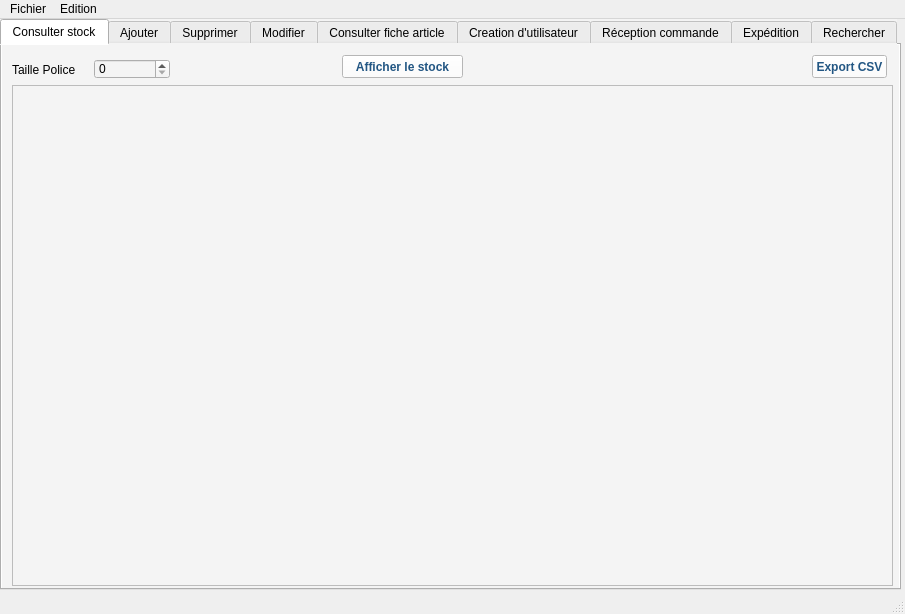
<?xml version="1.0" encoding="UTF-8"?>
<ui version="4.0">
 <class>MainWindow</class>
 <widget class="QMainWindow" name="MainWindow">
  <property name="geometry">
   <rect>
    <x>0</x>
    <y>0</y>
    <width>905</width>
    <height>614</height>
   </rect>
  </property>
  <property name="windowTitle">
   <string>WareHouseManager</string>
  </property>
  <widget class="QWidget" name="centralWidget">
   <widget class="QTabWidget" name="tabWidget">
    <property name="geometry">
     <rect>
      <x>0</x>
      <y>0</y>
      <width>901</width>
      <height>571</height>
     </rect>
    </property>
    <property name="toolTip">
     <string/>
    </property>
    <property name="styleSheet">
     <string notr="true">background-color: rgb(244, 244, 244);</string>
    </property>
    <property name="currentIndex">
     <number>0</number>
    </property>
    <widget class="QWidget" name="tabConsulter">
     <property name="toolTip">
      <string>&lt;html&gt;&lt;head/&gt;&lt;body&gt;&lt;p&gt;&lt;br/&gt;&lt;/p&gt;&lt;/body&gt;&lt;/html&gt;</string>
     </property>
     <attribute name="title">
      <string>Consulter stock</string>
     </attribute>
     <widget class="QPushButton" name="ButonAfficheStockComplet">
      <property name="geometry">
       <rect>
        <x>340</x>
        <y>10</y>
        <width>121</width>
        <height>23</height>
       </rect>
      </property>
      <property name="font">
       <font>
        <weight>75</weight>
        <bold>true</bold>
       </font>
      </property>
      <property name="styleSheet">
       <string notr="true">color: rgb(34, 86, 131);
background-color: rgb(255, 255, 255);</string>
      </property>
      <property name="text">
       <string>Afficher le stock</string>
      </property>
     </widget>
     <widget class="QTableView" name="tableView">
      <property name="geometry">
       <rect>
        <x>10</x>
        <y>40</y>
        <width>881</width>
        <height>501</height>
       </rect>
      </property>
      <property name="styleSheet">
       <string notr="true"/>
      </property>
     </widget>
     <widget class="QPushButton" name="BoutonExportExcel">
      <property name="geometry">
       <rect>
        <x>810</x>
        <y>10</y>
        <width>75</width>
        <height>23</height>
       </rect>
      </property>
      <property name="font">
       <font>
        <weight>75</weight>
        <bold>true</bold>
       </font>
      </property>
      <property name="styleSheet">
       <string notr="true">color: rgb(34, 86, 131);
background-color: rgb(255, 255, 255);</string>
      </property>
      <property name="text">
       <string>Export CSV</string>
      </property>
     </widget>
     <widget class="QSpinBox" name="spinBoxTaillePolice">
      <property name="geometry">
       <rect>
        <x>92</x>
        <y>14</y>
        <width>76</width>
        <height>20</height>
       </rect>
      </property>
     </widget>
     <widget class="QLabel" name="labelTaillePoliceTableView">
      <property name="geometry">
       <rect>
        <x>10</x>
        <y>10</y>
        <width>76</width>
        <height>29</height>
       </rect>
      </property>
      <property name="text">
       <string>Taille Police</string>
      </property>
     </widget>
    </widget>
    <widget class="QWidget" name="tabAjouter">
     <attribute name="title">
      <string>Ajouter</string>
     </attribute>
     <widget class="QToolBox" name="toolBox">
      <property name="geometry">
       <rect>
        <x>10</x>
        <y>10</y>
        <width>881</width>
        <height>481</height>
       </rect>
      </property>
      <property name="styleSheet">
       <string notr="true"/>
      </property>
      <property name="currentIndex">
       <number>0</number>
      </property>
      <widget class="QWidget" name="ajoutArticle">
       <property name="geometry">
        <rect>
         <x>0</x>
         <y>0</y>
         <width>881</width>
         <height>400</height>
        </rect>
       </property>
       <attribute name="label">
        <string>Ajout Article</string>
       </attribute>
       <widget class="QGroupBox" name="groupBox">
        <property name="geometry">
         <rect>
          <x>0</x>
          <y>0</y>
          <width>571</width>
          <height>261</height>
         </rect>
        </property>
        <property name="title">
         <string>Ajout Article</string>
        </property>
        <widget class="QWidget" name="verticalLayoutWidget_3">
         <property name="geometry">
          <rect>
           <x>50</x>
           <y>20</y>
           <width>511</width>
           <height>231</height>
          </rect>
         </property>
         <layout class="QVBoxLayout" name="verticalLayout_3">
          <item>
           <layout class="QGridLayout" name="gridLayout_5">
            <item row="0" column="1">
             <widget class="QLineEdit" name="lineEditAjoutCodeArticle">
              <property name="inputMask">
               <string/>
              </property>
              <property name="text">
               <string/>
              </property>
              <property name="placeholderText">
               <string>Article</string>
              </property>
             </widget>
            </item>
            <item row="2" column="1">
             <widget class="QLineEdit" name="lineEditAjoutPoidsArticle">
              <property name="inputMask">
               <string/>
              </property>
              <property name="text">
               <string/>
              </property>
              <property name="placeholderText">
               <string>Poids</string>
              </property>
             </widget>
            </item>
            <item row="1" column="1">
             <widget class="QLineEdit" name="lineEditAjoutDesignationArticle">
              <property name="placeholderText">
               <string>Libelle</string>
              </property>
             </widget>
            </item>
            <item row="2" column="0">
             <widget class="QLabel" name="labelAjouterPoidsArticle">
              <property name="text">
               <string>Poids</string>
              </property>
             </widget>
            </item>
            <item row="3" column="1">
             <widget class="QLineEdit" name="lineEditAjoutEmplacementArticle">
              <property name="placeholderText">
               <string>Emplacement</string>
              </property>
             </widget>
            </item>
            <item row="0" column="0">
             <widget class="QLabel" name="labelAjouterCodeArticle">
              <property name="text">
               <string>Code Article</string>
              </property>
             </widget>
            </item>
            <item row="1" column="0">
             <widget class="QLabel" name="labelAjouterDesignationArticle">
              <property name="text">
               <string>Libelle</string>
              </property>
             </widget>
            </item>
            <item row="4" column="1">
             <widget class="QComboBox" name="comboBoxDimensionEmballage">
              <property name="editable">
               <bool>false</bool>
              </property>
              <property name="modelColumn">
               <number>0</number>
              </property>
             </widget>
            </item>
            <item row="3" column="0">
             <widget class="QLabel" name="labelAjouterEmplacementArticle">
              <property name="text">
               <string>Emplacement</string>
              </property>
             </widget>
            </item>
            <item row="4" column="0">
             <widget class="QLabel" name="labelAjouterDimensionEmballage">
              <property name="text">
               <string>Dimension L * l * h</string>
              </property>
             </widget>
            </item>
           </layout>
          </item>
          <item>
           <widget class="QPushButton" name="boutonAjoutArticle">
            <property name="enabled">
             <bool>true</bool>
            </property>
            <property name="font">
             <font>
              <weight>75</weight>
              <bold>true</bold>
             </font>
            </property>
            <property name="mouseTracking">
             <bool>false</bool>
            </property>
            <property name="styleSheet">
             <string notr="true">color: rgb(34, 86, 131);
background-color: rgb(255, 255, 255);</string>
            </property>
            <property name="text">
             <string>Ajouter</string>
            </property>
           </widget>
          </item>
         </layout>
        </widget>
       </widget>
      </widget>
      <widget class="QWidget" name="ajoutEmballage">
       <property name="geometry">
        <rect>
         <x>0</x>
         <y>0</y>
         <width>100</width>
         <height>30</height>
        </rect>
       </property>
       <attribute name="label">
        <string>Ajout Emballage</string>
       </attribute>
       <widget class="QGroupBox" name="groupBox_6">
        <property name="geometry">
         <rect>
          <x>10</x>
          <y>10</y>
          <width>561</width>
          <height>241</height>
         </rect>
        </property>
        <property name="title">
         <string>Ajout Emballage</string>
        </property>
        <widget class="QWidget" name="verticalLayoutWidget_4">
         <property name="geometry">
          <rect>
           <x>40</x>
           <y>20</y>
           <width>511</width>
           <height>211</height>
          </rect>
         </property>
         <layout class="QVBoxLayout" name="verticalLayout_4">
          <item>
           <layout class="QGridLayout" name="gridLayout_4">
            <item row="0" column="0">
             <widget class="QLabel" name="labelTypeEmballage">
              <property name="text">
               <string>Type Emballage</string>
              </property>
             </widget>
            </item>
            <item row="3" column="1">
             <widget class="QComboBox" name="comboBoxLongueurEmballage">
              <item>
               <property name="text">
                <string>70</string>
               </property>
              </item>
              <item>
               <property name="text">
                <string>78</string>
               </property>
              </item>
              <item>
               <property name="text">
                <string>80</string>
               </property>
              </item>
             </widget>
            </item>
            <item row="2" column="1">
             <widget class="QComboBox" name="comboBoxLargeurEmballage">
              <item>
               <property name="text">
                <string>60</string>
               </property>
              </item>
              <item>
               <property name="text">
                <string>38</string>
               </property>
              </item>
              <item>
               <property name="text">
                <string>58</string>
               </property>
              </item>
             </widget>
            </item>
            <item row="1" column="1">
             <widget class="QComboBox" name="comboBoxHauteurEmballage">
              <item>
               <property name="text">
                <string>60</string>
               </property>
              </item>
              <item>
               <property name="text">
                <string>30</string>
               </property>
              </item>
              <item>
               <property name="text">
                <string>50</string>
               </property>
              </item>
             </widget>
            </item>
            <item row="2" column="0">
             <widget class="QLabel" name="labelLargeur">
              <property name="text">
               <string>Largeur</string>
              </property>
             </widget>
            </item>
            <item row="3" column="0">
             <widget class="QLabel" name="labelLongueur">
              <property name="text">
               <string>Longueur</string>
              </property>
             </widget>
            </item>
            <item row="1" column="0">
             <widget class="QLabel" name="labelHauteur">
              <property name="text">
               <string>Hauteur</string>
              </property>
             </widget>
            </item>
            <item row="0" column="1">
             <widget class="QComboBox" name="comboBoxTypeEmballage">
              <item>
               <property name="text">
                <string>Carton</string>
               </property>
              </item>
              <item>
               <property name="text">
                <string>Palette</string>
               </property>
              </item>
             </widget>
            </item>
           </layout>
          </item>
          <item>
           <widget class="QPushButton" name="boutonAjoutEmballage">
            <property name="font">
             <font>
              <weight>75</weight>
              <bold>true</bold>
             </font>
            </property>
            <property name="styleSheet">
             <string notr="true">color: rgb(34, 86, 131);
background-color: rgb(255, 255, 255);</string>
            </property>
            <property name="text">
             <string>Valdier</string>
            </property>
           </widget>
          </item>
         </layout>
        </widget>
       </widget>
      </widget>
      <widget class="QWidget" name="ajoutFournisseur">
       <property name="geometry">
        <rect>
         <x>0</x>
         <y>0</y>
         <width>100</width>
         <height>30</height>
        </rect>
       </property>
       <attribute name="label">
        <string>Ajout Fournisseur</string>
       </attribute>
       <widget class="QWidget" name="horizontalLayoutWidget">
        <property name="geometry">
         <rect>
          <x>160</x>
          <y>10</y>
          <width>441</width>
          <height>80</height>
         </rect>
        </property>
        <layout class="QHBoxLayout" name="horizontalLayout">
         <item>
          <widget class="QLabel" name="labelAjoutNomFournisseur">
           <property name="text">
            <string>Nom fournisseur</string>
           </property>
          </widget>
         </item>
         <item>
          <widget class="QLineEdit" name="lineEditAjoutFournisseur"/>
         </item>
         <item>
          <widget class="QPushButton" name="butonAjoutFournisseur">
           <property name="font">
            <font>
             <weight>75</weight>
             <bold>true</bold>
            </font>
           </property>
           <property name="styleSheet">
            <string notr="true">color: rgb(34, 86, 131);
background-color: rgb(255, 255, 255);</string>
           </property>
           <property name="text">
            <string>Ajouter</string>
           </property>
          </widget>
         </item>
        </layout>
       </widget>
      </widget>
     </widget>
    </widget>
    <widget class="QWidget" name="tabSupprimer">
     <attribute name="title">
      <string>Supprimer</string>
     </attribute>
     <widget class="QGroupBox" name="groupBox_5">
      <property name="geometry">
       <rect>
        <x>10</x>
        <y>10</y>
        <width>571</width>
        <height>281</height>
       </rect>
      </property>
      <property name="title">
       <string>Supprimer article</string>
      </property>
      <widget class="QWidget" name="verticalLayoutWidget_8">
       <property name="geometry">
        <rect>
         <x>50</x>
         <y>50</y>
         <width>501</width>
         <height>141</height>
        </rect>
       </property>
       <layout class="QVBoxLayout" name="verticalLayout_8">
        <item>
         <widget class="QComboBox" name="comboBoxSupprimerArticle"/>
        </item>
        <item>
         <widget class="QPushButton" name="boutonSupprimer">
          <property name="font">
           <font>
            <weight>75</weight>
            <bold>true</bold>
           </font>
          </property>
          <property name="styleSheet">
           <string notr="true">color: rgb(34, 86, 131);
background-color: rgb(255, 255, 255);</string>
          </property>
          <property name="text">
           <string>Supprimer</string>
          </property>
         </widget>
        </item>
       </layout>
      </widget>
     </widget>
    </widget>
    <widget class="QWidget" name="tabModifier">
     <attribute name="title">
      <string>Modifier</string>
     </attribute>
     <widget class="QWidget" name="gridLayoutWidget_2">
      <property name="geometry">
       <rect>
        <x>10</x>
        <y>10</y>
        <width>441</width>
        <height>31</height>
       </rect>
      </property>
      <layout class="QGridLayout" name="gridLayout_2">
       <item row="0" column="0">
        <widget class="QComboBox" name="comboBoxModifierArticle"/>
       </item>
       <item row="0" column="1">
        <widget class="QPushButton" name="boutonModifier">
         <property name="font">
          <font>
           <weight>75</weight>
           <bold>true</bold>
          </font>
         </property>
         <property name="styleSheet">
          <string notr="true">color: rgb(34, 86, 131);
background-color: rgb(255, 255, 255);</string>
         </property>
         <property name="text">
          <string>Modifier</string>
         </property>
        </widget>
       </item>
      </layout>
     </widget>
     <widget class="QWidget" name="verticalLayoutWidget_5">
      <property name="geometry">
       <rect>
        <x>10</x>
        <y>50</y>
        <width>441</width>
        <height>241</height>
       </rect>
      </property>
      <layout class="QVBoxLayout" name="verticalLayout_5">
       <item>
        <layout class="QGridLayout" name="gridLayout_7">
         <item row="2" column="0">
          <widget class="QLabel" name="ModificationDesignation">
           <property name="text">
            <string>Désignation</string>
           </property>
          </widget>
         </item>
         <item row="0" column="0">
          <widget class="QLabel" name="ModificationCodeArticle">
           <property name="text">
            <string>Code article</string>
           </property>
          </widget>
         </item>
         <item row="4" column="1">
          <widget class="QLineEdit" name="lineEditModificationPoidsArticle">
           <property name="inputMask">
            <string/>
           </property>
           <property name="frame">
            <bool>true</bool>
           </property>
          </widget>
         </item>
         <item row="2" column="1">
          <widget class="QLineEdit" name="lineEditModificationDesignationArticle"/>
         </item>
         <item row="4" column="0">
          <widget class="QLabel" name="ModificationPoids">
           <property name="text">
            <string>Poids</string>
           </property>
          </widget>
         </item>
         <item row="0" column="1">
          <widget class="QLineEdit" name="lineEditModificationCodeArticle"/>
         </item>
         <item row="5" column="1">
          <widget class="QLineEdit" name="lineEditModificationEmplacementArticle"/>
         </item>
         <item row="6" column="1">
          <widget class="QComboBox" name="comboBoxModifierDimensionEmballage"/>
         </item>
         <item row="6" column="0">
          <widget class="QLabel" name="labelModifierDimensionEmballage">
           <property name="text">
            <string>Dimension L * l * h</string>
           </property>
          </widget>
         </item>
         <item row="5" column="0">
          <widget class="QLabel" name="ModificationEmplacement">
           <property name="text">
            <string>Emplacement</string>
           </property>
          </widget>
         </item>
        </layout>
       </item>
       <item>
        <widget class="QPushButton" name="pushButtonValidationModification">
         <property name="font">
          <font>
           <weight>75</weight>
           <bold>true</bold>
          </font>
         </property>
         <property name="styleSheet">
          <string notr="true">color: rgb(34, 86, 131);
background-color: rgb(255, 255, 255);</string>
         </property>
         <property name="text">
          <string>Valider</string>
         </property>
        </widget>
       </item>
      </layout>
     </widget>
    </widget>
    <widget class="QWidget" name="tabConsulterFicheArticle">
     <attribute name="title">
      <string>Consulter fiche article</string>
     </attribute>
     <widget class="QWidget" name="verticalLayoutWidget_2">
      <property name="geometry">
       <rect>
        <x>190</x>
        <y>30</y>
        <width>431</width>
        <height>80</height>
       </rect>
      </property>
      <layout class="QVBoxLayout" name="verticalLayout_2">
       <item>
        <widget class="QComboBox" name="comboBoxCodeArticle"/>
       </item>
       <item>
        <widget class="QPushButton" name="boutonConsulterFicheProduit">
         <property name="font">
          <font>
           <weight>75</weight>
           <bold>true</bold>
          </font>
         </property>
         <property name="styleSheet">
          <string notr="true">color: rgb(34, 86, 131);
background-color: rgb(255, 255, 255);</string>
         </property>
         <property name="text">
          <string>Rechercher</string>
         </property>
        </widget>
       </item>
      </layout>
     </widget>
     <widget class="QWidget" name="gridLayoutWidget_3">
      <property name="geometry">
       <rect>
        <x>189</x>
        <y>160</y>
        <width>431</width>
        <height>161</height>
       </rect>
      </property>
      <layout class="QGridLayout" name="gridLayout_3">
       <item row="2" column="0">
        <widget class="QLabel" name="labelPoids">
         <property name="text">
          <string>Poids</string>
         </property>
        </widget>
       </item>
       <item row="0" column="1">
        <widget class="QLineEdit" name="afficheCodeArticle">
         <property name="readOnly">
          <bool>true</bool>
         </property>
        </widget>
       </item>
       <item row="1" column="0">
        <widget class="QLabel" name="labelDesignation">
         <property name="text">
          <string>Désignation</string>
         </property>
        </widget>
       </item>
       <item row="2" column="1">
        <widget class="QLineEdit" name="affichePoidsArticle">
         <property name="readOnly">
          <bool>true</bool>
         </property>
        </widget>
       </item>
       <item row="0" column="0">
        <widget class="QLabel" name="codeArticle">
         <property name="text">
          <string>Code article</string>
         </property>
        </widget>
       </item>
       <item row="3" column="0">
        <widget class="QLabel" name="labelEmplacement">
         <property name="text">
          <string>Emplacement</string>
         </property>
        </widget>
       </item>
       <item row="3" column="1">
        <widget class="QLineEdit" name="afficheEmplacementArticle">
         <property name="readOnly">
          <bool>true</bool>
         </property>
        </widget>
       </item>
       <item row="1" column="1">
        <widget class="QLineEdit" name="afficheDesignationArticle">
         <property name="readOnly">
          <bool>true</bool>
         </property>
        </widget>
       </item>
       <item row="4" column="0">
        <widget class="QLabel" name="labelEmballage">
         <property name="text">
          <string>Emballage</string>
         </property>
        </widget>
       </item>
       <item row="4" column="1">
        <widget class="QLineEdit" name="afficheEmballageArticle">
         <property name="readOnly">
          <bool>true</bool>
         </property>
        </widget>
       </item>
      </layout>
     </widget>
    </widget>
    <widget class="QWidget" name="tabCreationUtilisateur">
     <attribute name="title">
      <string>Creation d'utilisateur</string>
     </attribute>
     <widget class="QGroupBox" name="groupBox_4">
      <property name="geometry">
       <rect>
        <x>10</x>
        <y>20</y>
        <width>571</width>
        <height>281</height>
       </rect>
      </property>
      <property name="title">
       <string>Création utilisateur</string>
      </property>
      <widget class="QWidget" name="verticalLayoutWidget">
       <property name="geometry">
        <rect>
         <x>50</x>
         <y>40</y>
         <width>501</width>
         <height>211</height>
        </rect>
       </property>
       <layout class="QVBoxLayout" name="verticalLayout">
        <item>
         <layout class="QGridLayout" name="gridLayout_10">
          <item row="1" column="0">
           <widget class="QLabel" name="labelMotDePasse">
            <property name="text">
             <string>Mot de passe</string>
            </property>
           </widget>
          </item>
          <item row="2" column="0">
           <widget class="QLabel" name="labelMetier">
            <property name="text">
             <string>Métier</string>
            </property>
           </widget>
          </item>
          <item row="2" column="1">
           <widget class="QComboBox" name="comboBoxChoixDroitUtilisateur">
            <item>
             <property name="text">
              <string>Logisticien</string>
             </property>
            </item>
            <item>
             <property name="text">
              <string>Administrateur</string>
             </property>
            </item>
           </widget>
          </item>
          <item row="0" column="0">
           <widget class="QLabel" name="labelLogin">
            <property name="text">
             <string>Login</string>
            </property>
           </widget>
          </item>
          <item row="1" column="1">
           <widget class="QLineEdit" name="lineEditeCreationMotDePasse">
            <property name="echoMode">
             <enum>QLineEdit::Password</enum>
            </property>
            <property name="placeholderText">
             <string>Mot de passe</string>
            </property>
           </widget>
          </item>
          <item row="0" column="1">
           <widget class="QLineEdit" name="lineEditeCreationLogin">
            <property name="placeholderText">
             <string>Login</string>
            </property>
           </widget>
          </item>
         </layout>
        </item>
        <item>
         <widget class="QPushButton" name="pushButtonCreationUtilisateur">
          <property name="font">
           <font>
            <weight>75</weight>
            <bold>true</bold>
           </font>
          </property>
          <property name="styleSheet">
           <string notr="true">color: rgb(34, 86, 131);
background-color: rgb(255, 255, 255);</string>
          </property>
          <property name="text">
           <string>Valider</string>
          </property>
         </widget>
        </item>
       </layout>
      </widget>
     </widget>
    </widget>
    <widget class="QWidget" name="tabReceptionCommande">
     <attribute name="title">
      <string>Réception commande</string>
     </attribute>
     <widget class="QGroupBox" name="groupBox_2">
      <property name="geometry">
       <rect>
        <x>10</x>
        <y>20</y>
        <width>571</width>
        <height>281</height>
       </rect>
      </property>
      <property name="title">
       <string>Réception de commande</string>
      </property>
      <widget class="QWidget" name="verticalLayoutWidget_6">
       <property name="geometry">
        <rect>
         <x>50</x>
         <y>40</y>
         <width>501</width>
         <height>211</height>
        </rect>
       </property>
       <layout class="QVBoxLayout" name="verticalLayout_7">
        <item>
         <layout class="QGridLayout" name="gridLayout_9">
          <item row="3" column="0">
           <widget class="QLabel" name="labelDateLivraison">
            <property name="text">
             <string>Date de livraison</string>
            </property>
           </widget>
          </item>
          <item row="2" column="2">
           <widget class="QLineEdit" name="lineEditNumeroLivraison">
            <property name="placeholderText">
             <string>Numéro de livraison</string>
            </property>
           </widget>
          </item>
          <item row="3" column="2">
           <widget class="QLineEdit" name="lineEditDateLivraison">
            <property name="inputMask">
             <string>00/00/0000</string>
            </property>
            <property name="placeholderText">
             <string>Date de livraison jj/mm/aaaa</string>
            </property>
           </widget>
          </item>
          <item row="2" column="0">
           <widget class="QLabel" name="labelNumeroLivraison">
            <property name="text">
             <string>Numéro de livraison</string>
            </property>
           </widget>
          </item>
          <item row="1" column="0">
           <widget class="QLabel" name="labelQuantiteLivree">
            <property name="text">
             <string>Quantité livrée</string>
            </property>
           </widget>
          </item>
          <item row="0" column="0">
           <widget class="QLabel" name="labelArticleLivre">
            <property name="text">
             <string>Article livré</string>
            </property>
           </widget>
          </item>
          <item row="1" column="2">
           <widget class="QLineEdit" name="lineEditQteLivree">
            <property name="inputMask">
             <string/>
            </property>
            <property name="placeholderText">
             <string>Quantité livrée</string>
            </property>
           </widget>
          </item>
          <item row="4" column="0">
           <widget class="QLabel" name="labelFournisseur">
            <property name="text">
             <string>Fournisseur</string>
            </property>
           </widget>
          </item>
          <item row="4" column="2">
           <widget class="QComboBox" name="comboBoxFournisseur">
            <property name="currentText">
             <string/>
            </property>
           </widget>
          </item>
          <item row="0" column="2">
           <widget class="QComboBox" name="comboBoxCodeArticleReceptionCommande"/>
          </item>
         </layout>
        </item>
        <item>
         <widget class="QPushButton" name="BoutonValiderReception">
          <property name="font">
           <font>
            <weight>75</weight>
            <bold>true</bold>
            <kerning>true</kerning>
           </font>
          </property>
          <property name="styleSheet">
           <string notr="true">color: rgb(34, 86, 131);
background-color: rgb(255, 255, 255);</string>
          </property>
          <property name="text">
           <string>Valider</string>
          </property>
         </widget>
        </item>
       </layout>
      </widget>
     </widget>
    </widget>
    <widget class="QWidget" name="tabExpedition">
     <attribute name="title">
      <string>Expédition</string>
     </attribute>
     <widget class="QGroupBox" name="groupBox_3">
      <property name="geometry">
       <rect>
        <x>10</x>
        <y>20</y>
        <width>571</width>
        <height>281</height>
       </rect>
      </property>
      <property name="title">
       <string>Expédition commande</string>
      </property>
      <widget class="QWidget" name="verticalLayoutWidget_7">
       <property name="geometry">
        <rect>
         <x>50</x>
         <y>40</y>
         <width>501</width>
         <height>211</height>
        </rect>
       </property>
       <layout class="QVBoxLayout" name="verticalLayout_6">
        <item>
         <layout class="QGridLayout" name="gridLayout_8">
          <item row="0" column="0">
           <widget class="QLabel" name="labelCodeArticleExpedition">
            <property name="text">
             <string>Code article</string>
            </property>
           </widget>
          </item>
          <item row="1" column="1">
           <widget class="QLineEdit" name="lineEditQuantiteExpedition">
            <property name="placeholderText">
             <string>Quantité expédiée</string>
            </property>
           </widget>
          </item>
          <item row="1" column="0">
           <widget class="QLabel" name="labelQuantiteExpedition">
            <property name="text">
             <string>Quantite</string>
            </property>
           </widget>
          </item>
          <item row="2" column="0">
           <widget class="QLabel" name="labelNumeroExpedition">
            <property name="text">
             <string>Numero expédition</string>
            </property>
           </widget>
          </item>
          <item row="2" column="1">
           <widget class="QLineEdit" name="lineEditNumeroExpedition">
            <property name="placeholderText">
             <string>Numéro d'expédition</string>
            </property>
           </widget>
          </item>
          <item row="0" column="1">
           <widget class="QComboBox" name="comboBoxCodeArticleExpedition"/>
          </item>
         </layout>
        </item>
        <item>
         <widget class="QPushButton" name="BoutonExpedition">
          <property name="font">
           <font>
            <weight>75</weight>
            <bold>true</bold>
           </font>
          </property>
          <property name="styleSheet">
           <string notr="true">color: rgb(34, 86, 131);
background-color: rgb(255, 255, 255);</string>
          </property>
          <property name="text">
           <string>Valider</string>
          </property>
         </widget>
        </item>
       </layout>
      </widget>
     </widget>
    </widget>
    <widget class="QWidget" name="tabRechercher">
     <attribute name="title">
      <string>Rechercher</string>
     </attribute>
     <widget class="QWidget" name="gridLayoutWidget">
      <property name="geometry">
       <rect>
        <x>10</x>
        <y>10</y>
        <width>291</width>
        <height>31</height>
       </rect>
      </property>
      <layout class="QGridLayout" name="gridLayout">
       <item row="0" column="0">
        <widget class="QLineEdit" name="lineEdit">
         <property name="placeholderText">
          <string>Article ou emplacement</string>
         </property>
        </widget>
       </item>
       <item row="0" column="1">
        <widget class="QPushButton" name="boutonRechercher">
         <property name="font">
          <font>
           <weight>75</weight>
           <bold>true</bold>
          </font>
         </property>
         <property name="styleSheet">
          <string notr="true">color: rgb(34, 86, 131);
background-color: rgb(255, 255, 255);</string>
         </property>
         <property name="text">
          <string>Rechercher</string>
         </property>
        </widget>
       </item>
      </layout>
     </widget>
    </widget>
   </widget>
  </widget>
  <widget class="QMenuBar" name="menuBar">
   <property name="enabled">
    <bool>true</bool>
   </property>
   <property name="geometry">
    <rect>
     <x>0</x>
     <y>0</y>
     <width>905</width>
     <height>21</height>
    </rect>
   </property>
   <widget class="QMenu" name="menuFichier">
    <property name="title">
     <string>Fichier</string>
    </property>
    <addaction name="actionSe_deconnecter"/>
    <addaction name="actionQuitter"/>
   </widget>
   <widget class="QMenu" name="menuEdition">
    <property name="title">
     <string>Edition</string>
    </property>
    <addaction name="actionCopier"/>
    <addaction name="actionColler"/>
    <addaction name="actionCouper"/>
   </widget>
   <addaction name="menuFichier"/>
   <addaction name="menuEdition"/>
  </widget>
  <widget class="QStatusBar" name="statusBar"/>
  <action name="actionQuitter">
   <property name="text">
    <string>Quitter</string>
   </property>
   <property name="shortcut">
    <string>Ctrl+Q</string>
   </property>
  </action>
  <action name="actionSe_deconnecter">
   <property name="text">
    <string>Se deconnecter</string>
   </property>
  </action>
  <action name="actionCopier">
   <property name="text">
    <string>Copier</string>
   </property>
  </action>
  <action name="actionColler">
   <property name="text">
    <string>Coller</string>
   </property>
  </action>
  <action name="actionCouper">
   <property name="text">
    <string>Couper</string>
   </property>
  </action>
 </widget>
 <layoutdefault spacing="6" margin="11"/>
 <tabstops>
  <tabstop>tabWidget</tabstop>
  <tabstop>ButonAfficheStockComplet</tabstop>
  <tabstop>tableView</tabstop>
  <tabstop>lineEditAjoutCodeArticle</tabstop>
  <tabstop>lineEditAjoutDesignationArticle</tabstop>
  <tabstop>lineEditAjoutPoidsArticle</tabstop>
  <tabstop>lineEditAjoutEmplacementArticle</tabstop>
  <tabstop>comboBoxDimensionEmballage</tabstop>
  <tabstop>boutonAjoutArticle</tabstop>
  <tabstop>boutonModifier</tabstop>
  <tabstop>lineEditModificationCodeArticle</tabstop>
  <tabstop>lineEditModificationDesignationArticle</tabstop>
  <tabstop>lineEditModificationPoidsArticle</tabstop>
  <tabstop>lineEditModificationEmplacementArticle</tabstop>
  <tabstop>comboBoxModifierDimensionEmballage</tabstop>
  <tabstop>pushButtonValidationModification</tabstop>
  <tabstop>lineEdit</tabstop>
  <tabstop>boutonRechercher</tabstop>
  <tabstop>boutonConsulterFicheProduit</tabstop>
  <tabstop>afficheCodeArticle</tabstop>
  <tabstop>afficheDesignationArticle</tabstop>
  <tabstop>affichePoidsArticle</tabstop>
  <tabstop>afficheEmplacementArticle</tabstop>
  <tabstop>afficheEmballageArticle</tabstop>
  <tabstop>boutonAjoutEmballage</tabstop>
  <tabstop>comboBoxTypeEmballage</tabstop>
  <tabstop>comboBoxHauteurEmballage</tabstop>
  <tabstop>comboBoxLargeurEmballage</tabstop>
  <tabstop>comboBoxLongueurEmballage</tabstop>
  <tabstop>lineEditAjoutFournisseur</tabstop>
  <tabstop>butonAjoutFournisseur</tabstop>
 </tabstops>
 <resources/>
 <connections/>
</ui>
